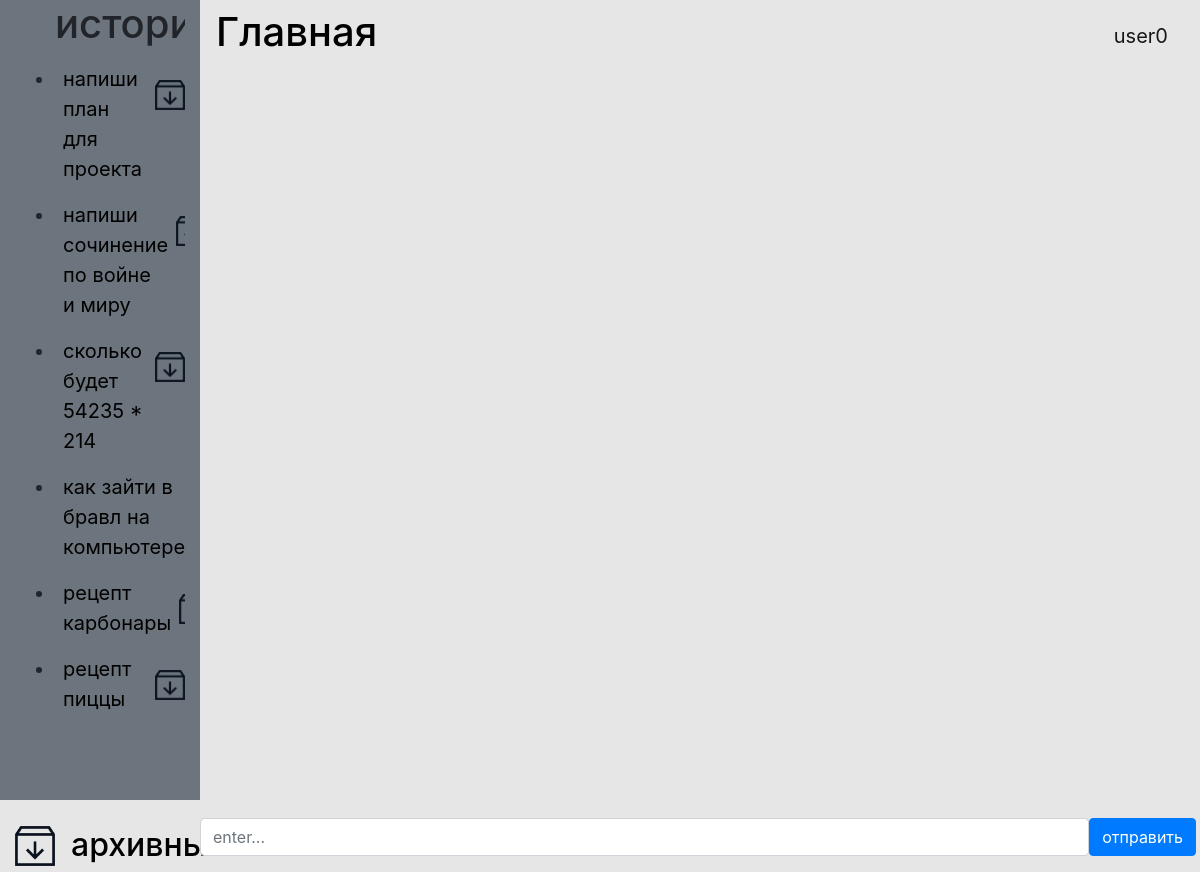
/chats/1 (signed in), run on the app's committed database.
### data/chats.py (models this page shows)
class Chats(SqlAlchemyBase, SerializerMixin):
    __tablename__ = 'chats'
    id = sqlalchemy.Column(sqlalchemy.Integer, primary_key=True, autoincrement=True)
    name = sqlalchemy.Column(sqlalchemy.String)
    messages = orm.relationship("Messages", back_populates='chat')
    is_archived = sqlalchemy.Column(sqlalchemy.Boolean, default=False)
    user_id = sqlalchemy.Column(sqlalchemy.Integer, sqlalchemy.ForeignKey("users.id"))
    user = orm.relationship('User')

### data/users.py (models this page shows, shortened)
class User(SqlAlchemyBase, UserMixin, SerializerMixin):
    __tablename__ = 'users'
    id = sqlalchemy.Column(sqlalchemy.Integer, primary_key=True, autoincrement=True)
    surname = sqlalchemy.Column(sqlalchemy.String, nullable=True)
    name = sqlalchemy.Column(sqlalchemy.String, nullable=True)
    age = sqlalchemy.Column(sqlalchemy.Integer, nullable=True)
    position = sqlalchemy.Column(sqlalchemy.String, nullable=True)
    speciality = sqlalchemy.Column(sqlalchemy.String, nullable=True)
    address = sqlalchemy.Column(sqlalchemy.String, nullable=True)
    email = sqlalchemy.Column(sqlalchemy.String, index=True, unique=True, nullable=True)
    hashed_password = sqlalchemy.Column(sqlalchemy.String, nullable=True)
    modified_date = sqlalchemy.Column(sqlalchemy.DateTime, default=datetime.datetime.now)
    chats = orm.relationship("Chats", back_populates='user')

### main.py (the view, shortened to what this page needs)
@app.route('/chats/<int:id>', methods=['GET', 'POST'])
@login_required
def chat(id):
    form = QuestForm()
    history = []
    db_sess = db_session.create_session()
    messages = db_sess.query(Messages).filter(Messages.chats_id == id)
    for i in messages:
        history.append({'role': i.role, 'content': i.text})
    if current_user.is_authenticated:
        chats = db_sess.query(Chats).filter((Chats.user == current_user) & (Chats.is_archived != True))
    else:
        chats = db_sess.query(Chats).filter(Chats.is_archived != True)
    return render_template('chats.html',
                           form=form,
                           chat=messages,
                           chats=chats
                           )

### forms/jobs.py
class QuestForm(FlaskForm):
    ask = StringField('введите запрос', validators=[DataRequired()])
    submit = SubmitField('отправить')

### data/db_session.py (called while the page is built)
def create_session() -> Session:
    global __factory
    return __factory()

### main.py (called while the page is built)
@login_manager.user_loader
def load_user(user_id):
    db_sess = db_session.create_session()
    return db_sess.query(User).get(user_id)

### templates/chats.html (shortened to what this page needs)
{% extends "base.html" %}
{% block content %}
<form action="" method="post" class="ask">
    <div class="d-flex">
        {{ form.ask(class="form-control", placeholder="enter...") }}<br>
        <p>{{ form.submit(type="submit", class="btn btn-primary") }}</p>
    </div>
</form>
{% endblock %}

### templates/base.html (shortened to what this page needs)
<!DOCTYPE html>
<html lang="en">
<head>
    <link rel="stylesheet"
          href="https://stackpath.bootstrapcdn.com/bootstrap/4.4.1/css/bootstrap.min.css"
>
    <link rel="stylesheet" href="../static/css/style.css">
</head>
<body class="d-flex" style="background-color: #e6e6e6 ">
    <div style="min-height: 100vh" class="col-2 bg-secondary">
    <div style="overflow-y: auto">
        <ul>
            <h1>история</h1>
            {% for item in chats%}
                {% if current_user.is_authenticated and current_user == item.user %}
                    <div class="d-flex">
                        <li><a href="/chats/{{ item.id }}">{{item.name}}</a></li>
                        <div class="pt-4">
                            <a href="/archive/{{ item.id }}"><img src="../static/img/archive.png"  width="30" height="30"></a>
                        </div>
                    </div>
                {% endif %}
            {% endfor %}
        </ul>
    </div>
        <a href="/archive">
        <div class="ask d-flex">
            <img src="../static/img/archive.png"  width="40" height="40">
            <h2 class="ml-3">архивные чаты</h2>
        </div>
        </a>
    </div>
    <div class="col-10" style=" padding: 0">
        <header>
            <nav class="navbar navbar-light" >
                <a class="h1" href="/">Главная</a>
                {% if current_user.is_authenticated %}
                    <a class="navbar-brand" href="/logout">{{ current_user.name }}</a>
                {% else %}
                    <p>
                        <a class="btn btn-primary " href="/register">Зарегистрироваться</a>
                        <a class="btn btn-success" href="/login">Войти</a>
                    </p>
                {% endif %}
            </nav>
        </header>
        <main role="main" style="height: 100%">
            {% block content %}{% endblock %}
        </main>
    </div>
</body>
</html>

### static/css/style.css (style rules this page uses)
p { font-size: 14pt; }
li { font-size: 20px; padding: 8px; }
a { color: black; text-decoration: none; }
.ask { position: fixed; bottom: 0; width: 83%; }
body { height: 100vh; margin: 0; padding: 0; }

### data on the page
Chats: name "напиши план для проекта"
Chats: name "напиши сочинение по войне и миру"
Chats: name "сколько будет 54235 * 214"
Chats: name "как зайти в бравл на компьютере"
Chats: name "рецепт карбонары"
Chats: name "рецепт пиццы"
User: name "user0"
